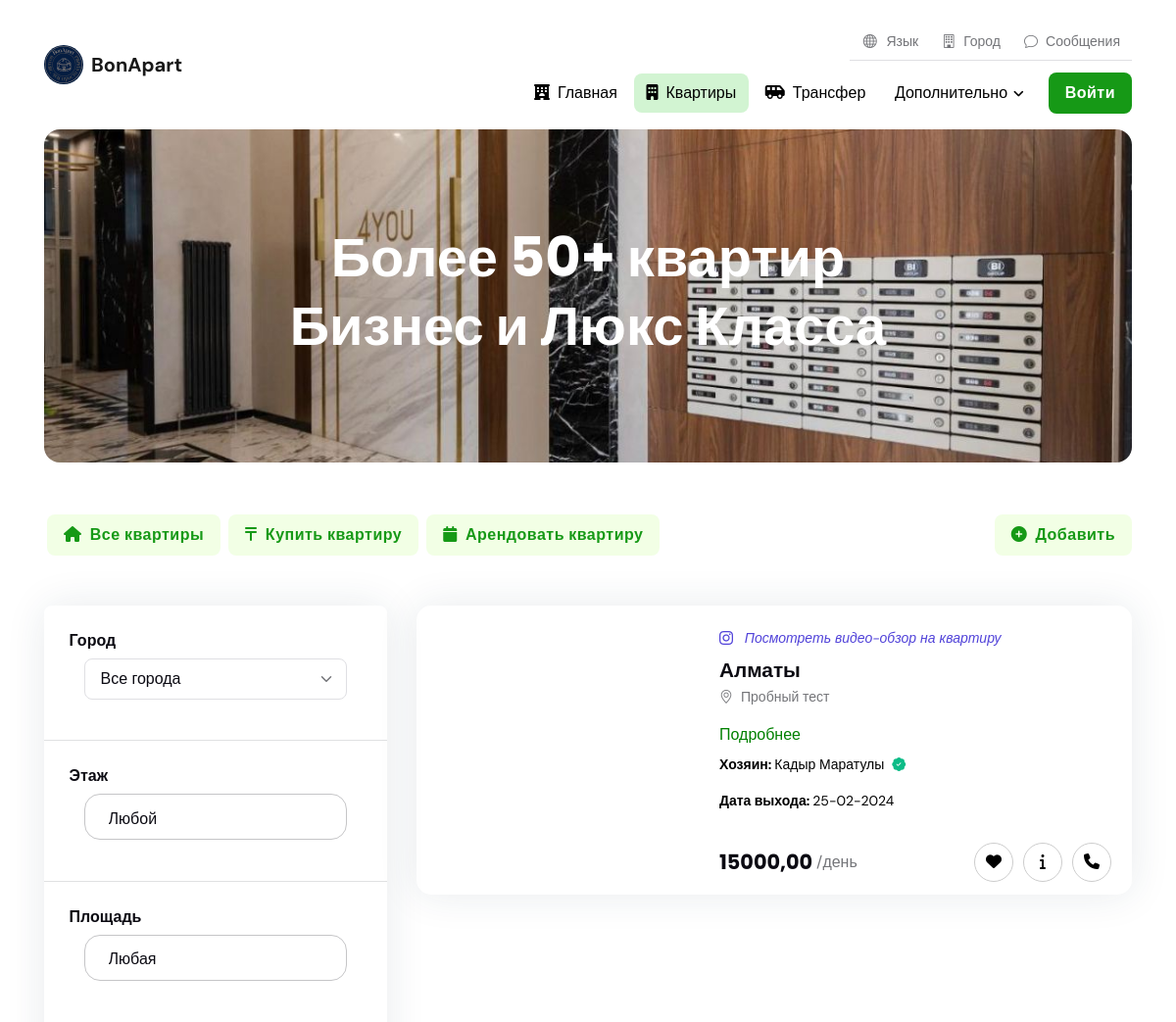
Page /apartments/buy/ (upper part) on the earlier database version.
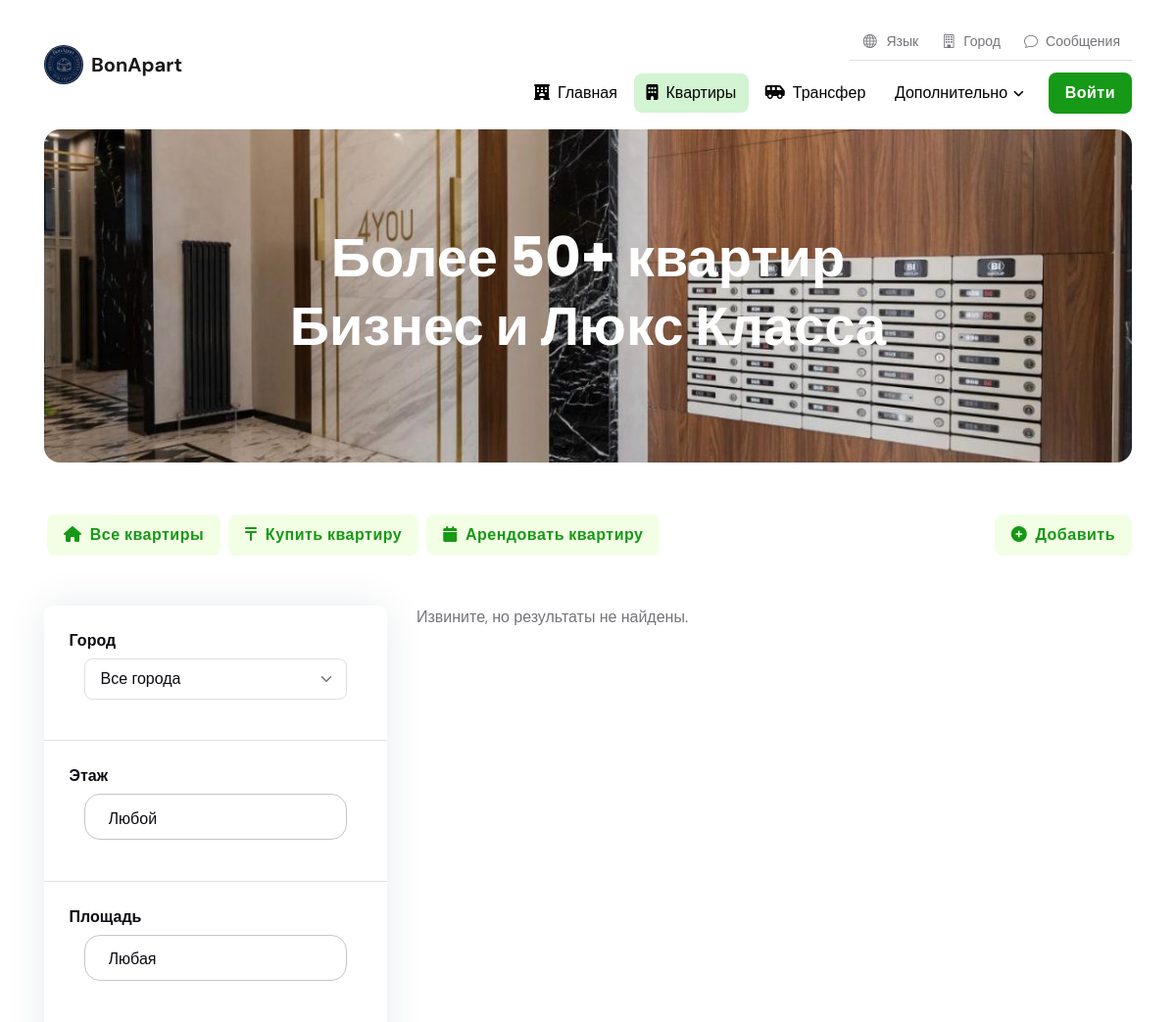
Same page on the later database version.
### apartments/models.py (models this page shows, shortened)
class Apartment(models.Model):
    DEAL_CHOICES = (
        ('daily_rent', 'Аренда по суточно'),
        ('monthly_rent', 'Аренда помесячно'),
        ('sale', 'Продажа'),
    )
    ROOM_COUNT = (
        ('1', '1'),
        ('2', '2'),
        ('3', '3'),
        ('4', '4'),
    )
    STATUS_CHOICES = (
        ('pending', 'На рассмотрении'),
        ('approved', 'Одобрено'),
        ('rejected', 'Отклонено'),
    )
    approval_date = models.DateTimeField(blank=True, null=True, verbose_name='Дата одобрения')
    expiry_date = models.DateTimeField(blank=True, null=True, verbose_name='Дата истечения срока годности')
    archived = models.BooleanField(default=False, verbose_name='В архиве')
    deal_type = models.CharField(max_length=20, choices=DEAL_CHOICES, default='daily_rent', verbose_name='Тип сделки')
    city = models.ForeignKey('City', on_delete=models.CASCADE, blank=True, null=True, verbose_name='Города')
    name = models.CharField(max_length=355, verbose_name = 'Название ЖК')
    address = models.CharField(max_length=355, verbose_name = 'Адрес ЖК', blank=True, null=True)
    description = models.TextField(verbose_name='Подробнее')
    side = models.CharField(max_length=255, verbose_name='Район', blank=True, null=True)
    capacity = models.PositiveIntegerField(default=2, verbose_name='Вместимость')
    room = models.CharField(choices=ROOM_COUNT, max_length=255 ,verbose_name='Комнат')
    square = models.PositiveIntegerField(default=37, verbose_name='Площадь')
    floor = models.PositiveIntegerField(default=5, verbose_name='Этаж')
    total_floors = models.PositiveSmallIntegerField(verbose_name='Кол-во этажей')
    singlebeds = models.PositiveSmallIntegerField(default=1, verbose_name='Односпальных мест')
    doublebeds = models.PositiveSmallIntegerField(default=1, verbose_name='Двухспальных мест')
    price = models.DecimalField(max_digits=10, decimal_places=2, verbose_name='Цена')
    video = models.URLField(blank=True, null=True, verbose_name='Видео-ролик')
    wifi = models.BooleanField(default=False, verbose_name='Wi-Fi')
    elevator = models.BooleanField(default=True, verbose_name='Лифт')
    air_conditioning = models.BooleanField(default=False, verbose_name='Кондиционер')
    parking = models.BooleanField(default=False, verbose_name='Платный паркинг')
    bath = models.BooleanField(default=False, verbose_name='Ванна')
    orthopedic_mattress = models.BooleanField(default=False, verbose_name='Ортопедический матрац')
    smart_tv = models.BooleanField(default=False, verbose_name='Smart TV')
    hairdryer = models.BooleanField(default=False, verbose_name='Фен')
    iron = models.BooleanField(default=False, verbose_name='Утюг')
    washing_machine = models.BooleanField(default=False, verbose_name='Стиральная машинка')
    fridge = models.BooleanField(default=False, verbose_name='Холодильник')
    electric_kettle = models.BooleanField(default=False, verbose_name='Электрический чайник')
    plate = models.BooleanField(default=False, verbose_name='Плита')
    mini_bar = models.BooleanField(default=False, verbose_name='Мини Бар')
    hygiene = models.BooleanField(default=False, verbose_name='Гигиенические принадлежности')
    dishes = models.BooleanField(default=False, verbose_name='Посуда')
    shower = models.BooleanField(default=False, verbose_name='Душ')
    timestamp = models.DateTimeField(auto_now_add=True, blank=True, null=True)
    status = models.CharField(max_length=20, choices=STATUS_CHOICES, default='pending')
    owner = models.ForeignKey(settings.AUTH_USER_MODEL, on_delete=models.CASCADE, related_name='owned_apartments', blank=True, null=True)
    def get_image_urls(self):
        return [image.image.url for image in self.images.all()]
    class Meta:
        verbose_name = 'Квартира'
        verbose_name_plural = 'Квартиры'

### users/models.py (models this page shows, shortened)
class CustomUser(AbstractUser):
    first_name = models.CharField(max_length=50)
    last_name = models.CharField(max_length=50)
    phone_number = models.CharField(max_length=50)
    photo = models.ImageField(blank=True)
    gender = models.CharField(max_length=10, choices=[('male', 'Мужской'), ('female', 'Женский'), ('other', 'Другой')],
                              blank=True, null=True)
    age = models.PositiveIntegerField(blank=True, null=True)
    address = models.CharField(max_length=255, blank=True)
    city = models.CharField(max_length=100, blank=True)
    class Meta:
        verbose_name = 'Пользователь'
        verbose_name_plural = 'Пользователи'

### apartments/views.py (the view)
# urls.py: path('buy/', ApartmentBuyView.as_view(), name='buy'),
class ApartmentBuyView(ListView):
    template_name = 'apartments/apartments_buy.html'
    context_object_name = 'apartment'
    form_class = ApartmentBuyFilterForm
    def get_queryset(self):
        selected_city = self.request.GET.get('selected_city')
        queryset = Apartment.objects.filter(deal_type='sale', status='approved', archived=False)
        if selected_city:
            queryset = queryset.filter(city__name=selected_city, status='approved', archived=False)
        queryset_list = list(queryset)
        shuffle(queryset_list)
        form = self.form_class(self.request.GET)
        if form.is_valid():
            floor_choice = form.cleaned_data.get('floor_choice')
            room_choice = form.cleaned_data.get('room_choice')
            square_choice = form.cleaned_data.get('square_choice')
            price_from = form.cleaned_data.get('price_from')
            price_to = form.cleaned_data.get('price_to')
            if floor_choice:
                queryset = queryset.filter(floor=floor_choice)
            if room_choice:
                queryset = queryset.filter(room=room_choice)
            if square_choice:
                queryset = queryset.filter(square=square_choice)
            if price_from:
                queryset = queryset.filter(price__gte=price_from)
            if price_to:
                queryset = queryset.filter(price__lte=price_to)
        return queryset_list
    def get_context_data(self, **kwargs):
        context = super().get_context_data(**kwargs)
        context['cities'] = City.objects.all()
        context['form'] = self.form_class(self.request.GET)
        return context

### templates/apartments/apartments_buy.html (shortened to what the changed rows need)
<!DOCTYPE html>
{% load static %}
<html lang="ru" data-bs-theme="light">
<head>
    	<link href="https://stackpath.bootstrapcdn.com/bootstrap/4.5.2/css/bootstrap.min.css" rel="stylesheet">
	<link rel="stylesheet" type="text/css" href="{% static 'css/all.min.css' %}">
	<link rel="stylesheet" type="text/css" href="{% static 'css/bootstrap-icons.css' %}">
	<link rel="stylesheet" type="text/css" href="{% static 'css/tiny-slider.css' %}">
	<link rel="stylesheet" type="text/css" href="{% static 'css/glightbox.css' %}">
	<link rel="stylesheet" type="text/css" href="{% static 'css/flatpickr.min.css' %}">
	<link rel="stylesheet" type="text/css" href="{% static 'css/choices.min.css' %}">
	<link rel="stylesheet" type="text/css" href="{% static 'css/style.css' %}">
</head>
<body class="has-navbar-mobile">
<main>
<section class="pt-0">
	<div class="container mt-2s">
		<div class="rounded-3 p-3 p-sm-5" style="background-image: url({% static 'images/1.jpeg' %}); background-position: center center; background-repeat: no-repeat; background-size: cover;">
			<div class="row my-2 my-xl-5">
				<div class="col-md-8 mx-auto">
					<h1 class="text-center text-white">Более 50+ квартир Бизнес и Люкс Класса</h1>
				</div>
			</div>
		</div>
	</div>
</section>
<section class="pt-0">
	<div class="container">
		<div class="row">
			<div class="col-xl-8 col-xxl-9">
				<div class="vstack gap-4">
                {% if apartment %}
					{% for i in apartment %}
						<div style=" box-shadow: var(--bs-box-shadow) !important; border-radius: 15px;">
							<div style="display: flex; padding: 5px;">
								<div style="width: 40%; display: flex; justify-content: center; align-items: center;" class="tiny-slider arrow-round arrow-xs arrow-dark overflow-hidden rounded-2">
								</div>
								<div style="width: 60%;">
									<div class="card-body py-md-2 d-flex flex-column h-100 position-relative p-3">
										<div class="d-flex justify-content-between align-items-center mb-2 mt-2">
											<ul class="list-inline mb-0 hide-on-mobile">
												<li class="list-inline-item me-0 small">
													{% if i.video %}
													<a href="{{ i.video }}">
														<i class="bi bi-instagram"></i>
														<i class="ml-2">Посмотреть видео-обзор на квартиру</i>
													</a>
													{% else %}
													<a href="https://www.instagram.com/bonapart.ast/">
														<i class="bi bi-instagram"></i>
														<i class="ml-2">Посмотреть видео-обзор на квартиру</i>
													</a>
													{% endif %}
												</li>
											</ul>
										</div>
										<h5 class="card-title mb-1"><a href="{% url 'apartments:apartaments-detail' pk=i.pk %}">{{ i.name }}</a></h5>
										<small><i class="bi bi-geo-alt me-2"></i>{{ i.address }}</small>
										<ul class="nav nav-divider mt-3 hide-on-mobile">
											<li class="nav-item"><a style="color: green;" href="#" class="mb-0 ">Подробнее</a></li>
										</ul>
										<ul class="list-group list-group-borderless small mb-0 mt-2 hide-on-mobile">
											<li class="list-group-item d-flex text-success p-0">
												<b style="color: black;">Хозяин: </b><p style="color: black; margin-left: 3px;">{{ i.owner.first_name }} {{ i.owner.last_name }} </p><i class="bi bi-patch-check-fill me-2 ml-2"></i>
											</li>
											<li class="list-group-item d-flex text-success p-0">
												<b style="color: black;"> Дата выхода: </b> <p style="color: black; margin-left: 3px;">{{ i.timestamp|date:"d-m-Y" }}</p>
											</li>
										</ul>
										<div class="d-sm-flex justify-content-sm-between align-items-center mt-3 mt-2">
											<div class="d-flex align-items-center">
												<h5 class="fw-bold mb-0 me-1">{{ i.price }}</h5>
												<span class="mb-0 me-2">/день</span>
											</div>
											<div class="mt-3 mt-sm-0" style="display: flex; align-items: center;">
												<form method="post" action="{% url 'apartments:add_to_favorite' apartment_id=i.pk %}">
													<button style="border-radius: 100%; width: 40px; height: 40px; background-color: transparent; border: 1px solid #ccc; margin-right: 10px;" type="submit" class="favorite-button">
														<i class="fa-solid fa-fw fa-heart"></i>
													</button>
												</form>
												<button style="border-radius: 100%; width: 40px; height: 40px; background-color: transparent; border: 1px solid #ccc; margin-right: 10px;" type="button" class="info-button ">
													<i class="fa-solid fa-fw fa-info"></i>
												</button>
												{% if i.owner.phone_number %}
												<a href="tel:{{i.owner.phone_number}}">
													<button style="border-radius: 100%; width: 40px; height: 40px; background-color: transparent; border: 1px solid #ccc;" type="submit" class="phone-button">
														<i class="fa-solid fa-fw fa-phone"></i>
													</button>
												</a>
												{% endif %}
											</div>
										</div>
									</div>
								</div>
							</div>
						</div>
                    {% endfor %}
                {% else %}
                    <p>Извините, но результаты не найдены.</p>
                {% endif %}
					<nav class="d-flex justify-content-center" aria-label="navigation">
                        <ul class="pagination pagination-primary-soft d-inline-block d-md-flex rounded mb-0">
                        </ul>
                      </nav>
				</div>
			</div>
		</div>
	</div>
</section>
</main>
</body>
</html>

Differences in the rows shown:
removed Apartment: shows "Посмотреть видео-обзор на квартиру", name "Алматы", address "Пробный тест", owner.first_name "Кадыр", owner.last_name "Маратулы", timestamp "25-02-2024", price "15000,00"
Other differences:
text now shown: "Извините, но результаты не найдены."
